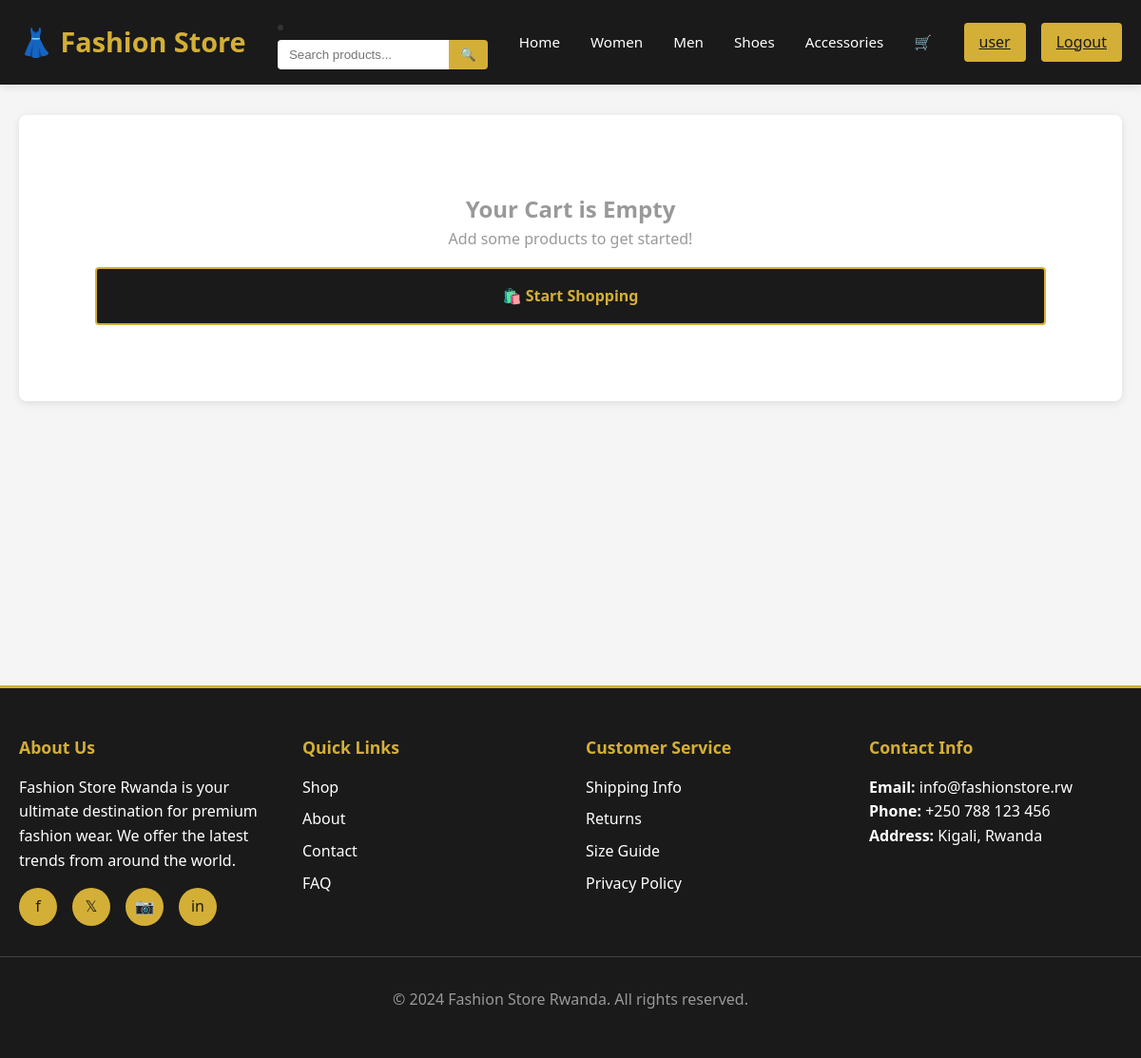
The app's page /cart/ (signed in), older data.
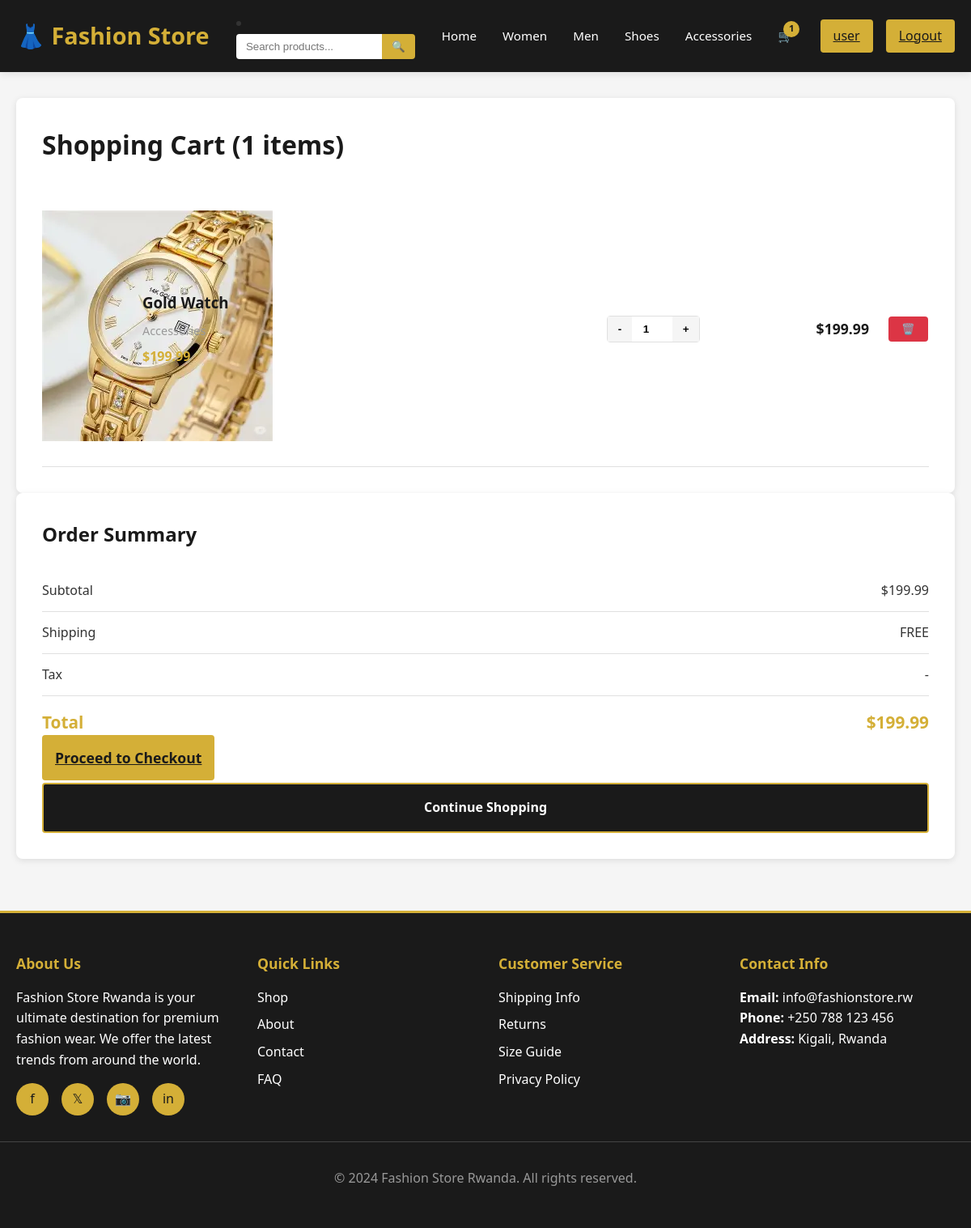
The same page, newer data.
### store/models.py (models this page shows, shortened)
class Cart(models.Model):
    user = models.OneToOneField(User, on_delete=models.CASCADE, related_name='cart')
    created_at = models.DateTimeField(auto_now_add=True)
    updated_at = models.DateTimeField(auto_now=True)
    @property
    def total_items(self):
        return self.items.aggregate(models.Sum('quantity'))['quantity__sum'] or 0
    @property
    def total_price(self):
        return sum(item.subtotal for item in self.items.all())

class CartItem(models.Model):
    cart = models.ForeignKey(Cart, on_delete=models.CASCADE, related_name='items')
    product = models.ForeignKey(Product, on_delete=models.CASCADE)
    quantity = models.IntegerField(validators=[MinValueValidator(1)])
    class Meta:
        unique_together = ('cart', 'product')
    @property
    def subtotal(self):
        return self.product.discounted_price * self.quantity

class Product(models.Model):
    BADGE_CHOICES = [
        ('new', 'New Arrival'),
        ('bestseller', 'Best Seller'),
        ('sale', 'Sale'),
        ('none', 'None'),
    ]
    name = models.CharField(max_length=200)
    description = models.TextField()
    price = models.DecimalField(max_digits=10, decimal_places=2, validators=[MinValueValidator(0)])
    category = models.ForeignKey(Category, on_delete=models.CASCADE, related_name='products')
    image = models.ImageField(upload_to='products/')
    images = models.ManyToManyField('ProductImage', blank=True, related_name='products')
    stock = models.IntegerField(validators=[MinValueValidator(0)])
    badge = models.CharField(max_length=20, choices=BADGE_CHOICES, default='none')
    discount_percentage = models.IntegerField(default=0, validators=[MinValueValidator(0), MaxValueValidator(100)])
    created_at = models.DateTimeField(auto_now_add=True)
    updated_at = models.DateTimeField(auto_now=True)
    class Meta:
        ordering = ['-created_at']
    @property
    def discounted_price(self):
        from decimal import Decimal
        discount_factor = Decimal(1) - Decimal(self.discount_percentage) / Decimal(100)
        return self.price * discount_factor

class Category(models.Model):
    name = models.CharField(max_length=100, unique=True)
    description = models.TextField(blank=True, null=True)
    image = models.ImageField(upload_to='categories/', blank=True, null=True)
    created_at = models.DateTimeField(auto_now_add=True)
    class Meta:
        ordering = ['name']
        verbose_name_plural = "Categories"

### store/views.py (the view)
# urls.py: path('cart/', views.cart, name='cart'),
@login_required(login_url='login')
def cart(request):
    try:
        cart = Cart.objects.get(user=request.user)
    except Cart.DoesNotExist:
        cart = None
    context = {'cart': cart}
    return render(request, 'store/cart.html', context)

### store/templates/store/cart.html (shortened to what this page needs)
{% extends 'store/base.html' %}
{% block content %}
<div class="container">
    {% if cart and cart.items.all %}
    <div class="cart-page">
        <div class="cart-items">
            <h1 class="cart-title">Shopping Cart ({{ cart.total_items }} items)</h1>
            {% for item in cart.items.all %}
            <div class="cart-item">
                <div class="product-image">
    <img src="{{ item.product.image.url }}" alt="{{ item.product.name }}">
</div>
                <div class="item-details">
                    <h3>{{ item.product.name }}</h3>
                    <div class="item-category">{{ item.product.category.name }}</div>
                    <div class="item-price">${{ item.product.discounted_price }}</div>
                </div>
                <form method="post" action="{% url 'update_cart_item' item.id %}" class="quantity-controls">
                    <button type="button" onclick="this.parentForm.quantity.value--; this.parentForm.submit();">-</button>
                    <input type="number" name="quantity" value="{{ item.quantity }}" min="1">
                    <button type="button" onclick="this.parentForm.quantity.value++; this.parentForm.submit();">+</button>
                </form>
                <div class="item-total">${{ item.subtotal }}</div>
                <form method="post" action="{% url 'remove_from_cart' item.id %}">
                    <button type="submit" class="remove-btn">🗑️</button>
                </form>
            </div>
            {% endfor %}
        </div>
        <div class="cart-summary">
            <h2 class="summary-title">Order Summary</h2>
            <div class="summary-row">
                <span>Subtotal</span>
                <span>${{ cart.total_price }}</span>
            </div>
            <div class="summary-row">
                <span>Shipping</span>
                <span>FREE</span>
            </div>
            <div class="summary-row">
                <span>Tax</span>
                <span>-</span>
            </div>
            <div class="summary-row total">
                <span>Total</span>
                <span>${{ cart.total_price }}</span>
            </div>
            <a href="{% url 'checkout' %}" class="checkout-btn">Proceed to Checkout</a>
            <a href="{% url 'products' %}" class="continue-shopping">Continue Shopping</a>
        </div>
    </div>
    {% else %}
    <div class="cart-items">
        <div class="empty-cart">
            <h2>Your Cart is Empty</h2>
            <p>Add some products to get started!</p>
            <a href="{% url 'products' %}" class="continue-shopping">🛍️ Start Shopping</a>
        </div>
    </div>
    {% endif %}
</div>
{% endblock %}

### store/templates/store/base.html (shortened to what this page needs)
<!DOCTYPE html>
<html lang="fr">
<head>
</head>
<body>
    <nav>
        <div class="container">
            <a href="{% url 'home' %}" class="logo">👗 Fashion Store</a>
            <li>
    <form action="{% url 'products' %}" method="GET" class="search-form">
        <input type="text" name="q" placeholder="Search products...">
        <button type="submit">🔍</button>
    </form>
</li>
            <ul class="nav-links">
                <li><a href="{% url 'home' %}">Home</a></li>
                <li><a href="{% url 'women' %}">Women</a></li>
                <li><a href="{% url 'men' %}">Men</a></li>
                <li><a href="{% url 'shoes' %}">Shoes</a></li>
                <li><a href="{% url 'accessories' %}">Accessories</a></li>
                <li>
                    <a href="{% url 'cart' %}" class="cart-icon">
                        🛒
                        {% if request.user.is_authenticated and request.user.cart.total_items > 0 %}
                            <span class="cart-count">{{ request.user.cart.total_items }}</span>
                        {% endif %}
                    </a>
                </li>
            </ul>
            <div class="auth-links">
                {% if request.user.is_authenticated %}
                    <a href="{% url 'profile' %}">{{ request.user.username }}</a>
                    <a href="{% url 'logout' %}">Logout</a>
                {% else %}
                    <a href="{% url 'login' %}">Login</a>
                    <a href="{% url 'register' %}">Register</a>
                {% endif %}
            </div>
        </div>
    </nav>
    <main>
        {% block content %}{% endblock %}
    </main>
    <footer>
        <div class="container">
            <div class="footer-section">
                <h4>About Us</h4>
                <p>Fashion Store Rwanda is your ultimate destination for premium fashion wear. We offer the latest trends from around the world.</p>
                <div class="social-links">
                    <a href="#" title="Facebook">f</a>
                    <a href="#" title="Twitter">𝕏</a>
                    <a href="#" title="Instagram">📷</a>
                    <a href="#" title="LinkedIn">in</a>
                </div>
            </div>
            <div class="footer-section">
                <h4>Quick Links</h4>
                <ul>
                    <li><a href="{% url 'products' %}">Shop</a></li>
                    <li><a href="#about">About</a></li>
                    <li><a href="#contact">Contact</a></li>
                    <li><a href="#faq">FAQ</a></li>
                </ul>
            </div>
            <div class="footer-section">
                <h4>Customer Service</h4>
                <ul>
                    <li><a href="#shipping">Shipping Info</a></li>
                    <li><a href="#returns">Returns</a></li>
                    <li><a href="#size-guide">Size Guide</a></li>
                    <li><a href="#privacy">Privacy Policy</a></li>
                </ul>
            </div>
            <div class="footer-section">
                <h4>Contact Info</h4>
                <p><strong>Email:</strong> <a href="mailto:info@fashionstore.rw">info@fashionstore.rw</a></p>
                <p><strong>Phone:</strong> <a href="tel:+250788123456">+250 788 123 456</a></p>
                <p><strong>Address:</strong> Kigali, Rwanda</p>
            </div>
        </div>
        <div class="footer-bottom">
            <p>&copy; 2024 Fashion Store Rwanda. All rights reserved.</p>
        </div>
    </footer>
</body>
</html>

Row changes from the older to the newer data that the page shows:
now on this page (row edited): Cart: total_items "1", total_price "199.99"
added CartItem: product.image (picture), product.name "Gold Watch", product.category.name "Accessories", product.discounted_price "199.99", quantity "1", subtotal "199.99"
Text that changed along with them:
{{ request.user.cart.total_items }}: (not shown) → "1"
text no longer shown: "Your Cart is Empty Add some products to get started! 🛍️ Start Shopping"
text now shown: "Shopping Cart ( items) Order Summary Subtotal $ Shipping FREE Tax - Total $ Proceed to Checkout Continue Shopping"
